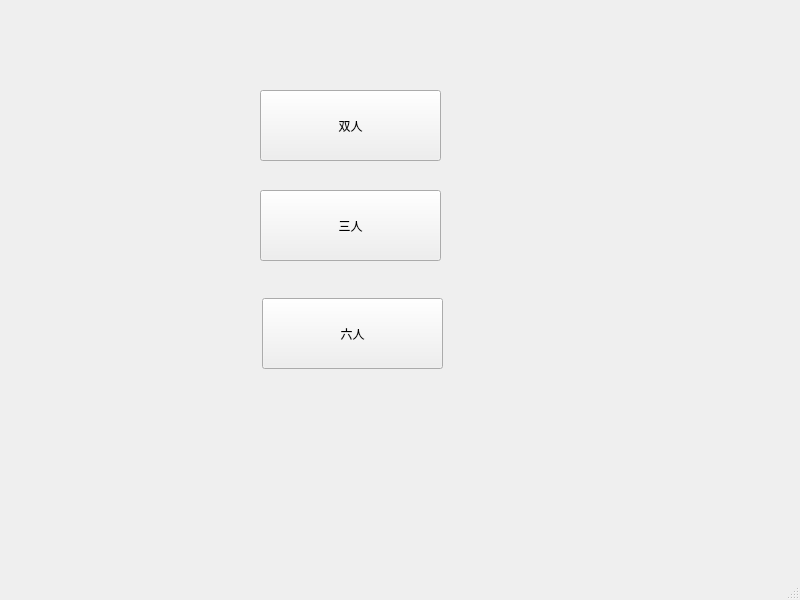
<?xml version="1.0" encoding="UTF-8"?>
<ui version="4.0">
 <class>NetChoose</class>
 <widget class="QMainWindow" name="NetChoose">
  <property name="geometry">
   <rect>
    <x>0</x>
    <y>0</y>
    <width>800</width>
    <height>600</height>
   </rect>
  </property>
  <property name="windowTitle">
   <string>MainWindow</string>
  </property>
  <widget class="QWidget" name="centralwidget">
   <widget class="QPushButton" name="pushButton">
    <property name="geometry">
     <rect>
      <x>260</x>
      <y>90</y>
      <width>181</width>
      <height>71</height>
     </rect>
    </property>
    <property name="text">
     <string>双人</string>
    </property>
   </widget>
   <widget class="QPushButton" name="pushButton_2">
    <property name="geometry">
     <rect>
      <x>260</x>
      <y>190</y>
      <width>181</width>
      <height>71</height>
     </rect>
    </property>
    <property name="text">
     <string>三人</string>
    </property>
   </widget>
   <widget class="QPushButton" name="pushButton_3">
    <property name="geometry">
     <rect>
      <x>262</x>
      <y>298</y>
      <width>181</width>
      <height>71</height>
     </rect>
    </property>
    <property name="text">
     <string>六人</string>
    </property>
   </widget>
  </widget>
  <widget class="QMenuBar" name="menubar">
   <property name="geometry">
    <rect>
     <x>0</x>
     <y>0</y>
     <width>800</width>
     <height>26</height>
    </rect>
   </property>
  </widget>
  <widget class="QStatusBar" name="statusbar"/>
 </widget>
 <resources/>
 <connections/>
</ui>
